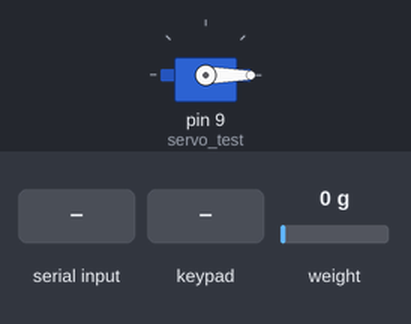
Bench run of a sketch on a simulated Arduino Uno, built with avr-gcc and run on an emulated ATmega328P. Parts: servo. Inputs (shaded band) come from the test bench; at power-on: weight on the scale 0 g. What the sketch prints to the serial monitor is not drawn.

Above: at 2.2 s.
2.3 s: "1" received over Serial
At 2.81 s:
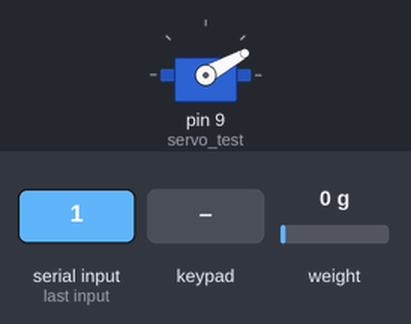
At 4.8 s:
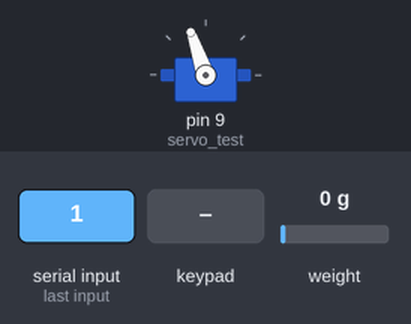
5.3 s: key '0' pressed
Timing chart, 0 to 8.3 s (numbered marks = the images above; inputs shaded):
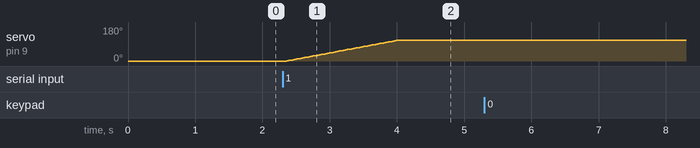

The sketch:

processingtoArduino.ino
```cpp
#include <Servo.h>
#include <HX711.h>
#include <Wire.h>
#include "Adafruit_MPR121.h"
//
////capacitive touch
#ifndef _BV
#define _BV(bit) (1 << (bit))
#endif

//weight sensor setup
#define calibration_factor -197780.0
int addr = 0;
int triggeredTimes = 0;

const int LOADCELL_DOUT_PIN = 3;
const int LOADCELL_SCK_PIN = 2;

HX711 scale;
float weight;

//servo setup
Servo servo_test;        //initialize a servo object for the connected servo
int angle = 0;

Adafruit_MPR121 cap = Adafruit_MPR121();
uint16_t lasttouched = 0;
uint16_t currtouched = 0;

void setup() {
  Serial.begin(9600);
  if (!cap.begin(0x5A)) {
    Serial.println("MPR121 not found, check wiring?");
    while (1);
  }
  Serial.println("MPR121 found!");

  //scale setup
  scale.begin(LOADCELL_DOUT_PIN, LOADCELL_SCK_PIN);
  scale.set_scale(calibration_factor); //This value is obtained by using the SparkFun_HX711_Calibration sketch
  scale.tare();  //Assuming there is no weight on the scale at start up, reset the scale to 0

  //servo setup
  servo_test.attach(9);
  servo_test.write(0);
}

void loop() {

  checkTouch();

//
  weight = scale.get_units();
  if (weight <= -0.01) {
//    Serial.println("detect!");
    runServo(false);

    triggeredTimes ++;

//    delay(2000); // delay 2 sec
    scale.tare();  //Assuming there is no weight on the scale at start up, reset the scale to 0
  }


  if (Serial.available()) {
        runServo(true);
    while (Serial.available()) {
        Serial.read();
    }
  }

//

}

void checkTouch() {
  for (uint8_t i=0; i<=10; i+=2) {
    currtouched = cap.touched();
//    if (_BV(i)) {
//      Serial.println(i);
//    }
//Serial.print((currtouched & _BV(i)) && !(lasttouched & _BV(i)));
    // it if *is* touched and *wasnt* touched before, alert!
    if ((currtouched & _BV(i)) && !(lasttouched & _BV(i)) ) {
      Serial.println(i);
    }
  }

  // reset our state
  lasttouched = currtouched;//  for (uint8_t i=0; i<=8; i+=2) {
//    // it if *is* touched and *wasnt* touched before, alert!
//
//    if ((currtouched & _BV(i)) && !(lasttouched & _BV(i)) ) {
//      Serial.print(i); Serial.println(" touched");
//    }
//  }
//  lasttouched = currtouched;
}


void runServo(boolean open) {
  if (open) {
    for(angle = 0; angle < 110; angle++) {  // command to move from 0 degrees to 180 degrees
      servo_test.write(angle);                 //command to rotate the servo to the specified angle
      delay(15);
    }
//    clock=0;
    return;
  } else {
    for (angle; angle >= 1; angle--) {   // command to move from 180 degrees to 0 degrees
      servo_test.write(angle);              //command to rotate the servo to the specified angle
      delay(10);
    }
  }
}
```

Measured:
- after the input at 2.3 s, servo on pin 9 (servo_test): moves from 0° to 109° over 1.6 s, starting after 0.06 s
- after the input at 5.3 s, every drawn part: stays the same
